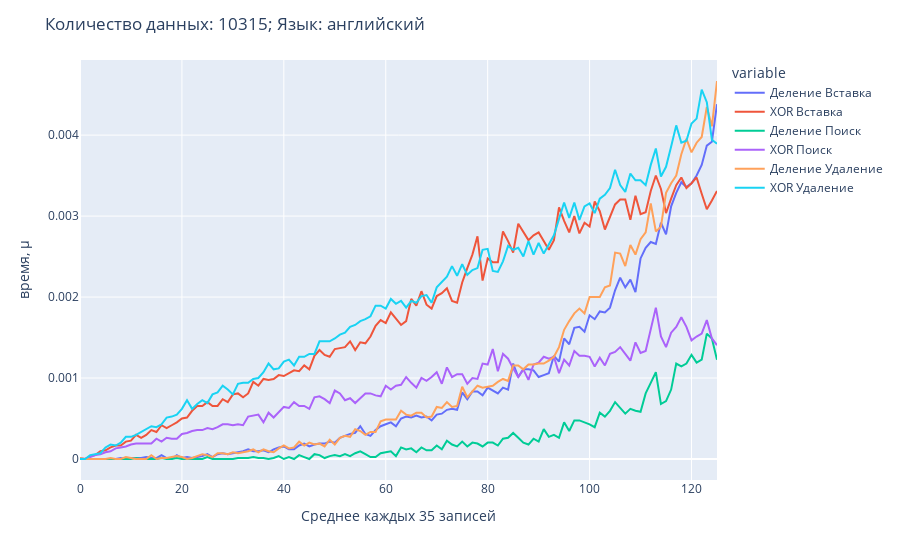

Notebook code cell kept with this figure:
### Code cell
size = int(input())

df_means_any = rename_columns(dict_df_means.get('{}_merged_means'.format(size)))

print(len(df_means_any))

px.line(df_means_any).update_layout(title = 'Количество данных: {}; Язык: английский'.format(size),
                 xaxis_title='Среднее каждых 35 записей',
                 yaxis_title='время, μ'.format(size)).show()
